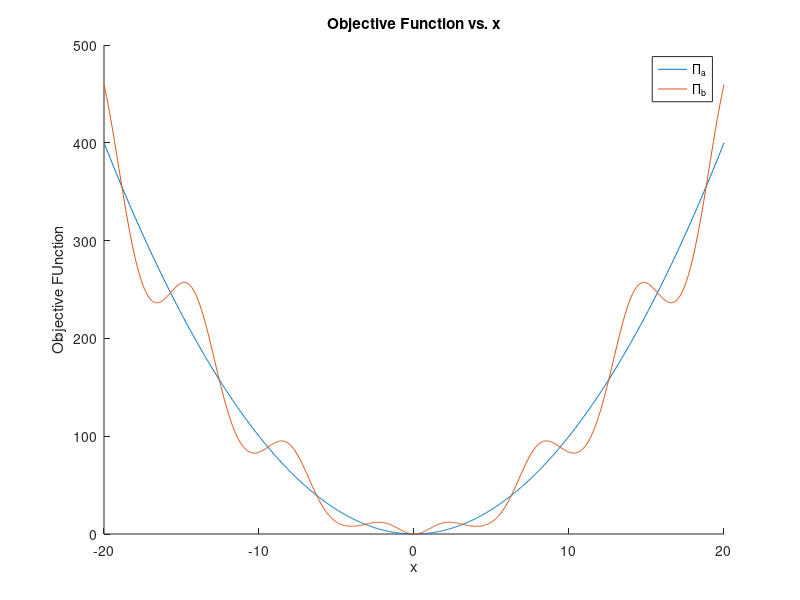

This figure's MATLAB source: (Note: this script raises an error after producing the figure.)
%% Assignment 1
% Dylan Callaway
% Fall 2019
% E150

%% Netwon's Method
%% 1
clear; clc;

x = linspace(-20, 20, 1000);
pi_a = x.^2;
pi_b = (x + (pi./2).*sin(x)).^2;

figure;
hold on
plot(x, pi_a)
plot(x, pi_b)
title('Objective Function vs. x')
xlabel('x')
ylabel('Objective FUnction')
legend('\Pi_a', '\Pi_b')
hold off

%% 2
%% 3
%% 4
%% 5
%% 6
close all
clear
clc

syms x

pi_a = x^2;
pi_b = (x + (pi/2)*sin(x))^2;

f_a = gradient(pi_a)
f_b = gradient(pi_b)
df_a = hessian(pi_a)
df_b = hessian(pi_b)

pi_a = matlabFunction(pi_a, 'Vars', x);
pi_b = matlabFunction(pi_b, 'Vars', x);
f_a = matlabFunction(f_a, 'Vars', x);
f_b = matlabFunction(f_b, 'Vars', x);
df_a = matlabFunction(df_a, 'Vars', x);
df_b = matlabFunction(df_b, 'Vars', x);

%% 7
k = [-1, 0, 1];
x0s = 2.*10.^k;
TOL = 10^-8;
maxit = 20;
sol_a = [];
sol_b = [];

subplot(2, 2, 1)
for x0 = x0s
    [sol, its, hist] = myNewton(f_a, df_a, x0, TOL, maxit);
    sol_a = [sol_a, sol];
    hold on
    plot(0:length(hist)-1,pi_a(hist))
end
title('\Pi_a vs. Iteration for x0 = [.2, 2, 20]')
xlabel('Iteration')
ylabel('\Pi_a')
legend('x0 = .2', 'x0 = 2', 'x0 = 20')
grid on
ylim([-50, pi_a(25)])
hold off

subplot(2, 2, 2)
for x0 = x0s
    [sol, its, hist] = myNewton(f_b, df_b, x0, TOL, maxit);
    sol_b = [sol_b, sol];
    hold on
    plot(0:length(hist)-1,pi_b(hist))
end
title('\Pi_b vs. Iteration for x0 = [.2, 2, 20]')
xlabel('Iteration')
ylabel('\Pi_b')
legend('x0 = .2', 'x0 = 2', 'x0 = 20')
grid on
ylim([-50, pi_b(25)])
hold off

vals = linspace(-25, 25, 1000);

subplot(2, 2, 3)
hold on
plot(vals, pi_a(vals))
plot(sol_a, pi_a(sol_a), 'ro')
plot(x0s, pi_a(x0s), 'gx')
ylim([-50, pi_a(25)])
grid on
legend('\Pi_a', 'sol', 'x0')
title("\Pi_a with Newtonian Minimums and Initial Guesses")
xlabel("x")
ylabel("\Pi_a")
hold off

subplot(2, 2, 4)
hold on
plot(vals, pi_b(vals))
plot(sol_b, pi_b(sol_b), 'ro')
plot(x0s, pi_b(x0s), 'gx')
ylim([-50, pi_b(25)])
grid on
legend('\Pi_b', 'sol', 'x0')
title("\Pi_b with Newtonian Minimums and Initial Guesses")
xlabel("x")
ylabel("\Pi_b")
hold off

% From graph 1 (Pi_a) you can see that Newton's method converged to 0
% for all x0. Graph 2 (Pi_b) shows that the solution changes depending on
% x0. This is due to there being local extrema throughout Pi_b.
% This can further be seen in graphs 3 and 4, where the solution for
% Pi_a is always 0, even as x0 moves away rom the global extrema, while Pi_b's
% solution is always the extrema nearest the initial guess. Pi_a also converges in 2
% iterations regardless of x0, while Pi_b takes 4 or 5 iterations to
% converge to the nearest local extrema.

%% 8
close all
clc

% Newton's method will find the global minimum of Pi_a for all x0.

% My intuition tells me that x0 would need to be between the zeros of H
% around the global min of Pi_b...but this does not prove to be true when I
% use myNetwon on Pi_b.

test_x0 = linspace(-2, 2, 1000);
solns = []
for x0 = test_x0
    [sol, its, hist] = myNewton(f_b, df_b, x0, TOL, maxit);
    solns = [solns, sol<10^-8 && sol>-10^-8];
end

figure
hold on
plot(test_x0, pi_b(test_x0))
plot(test_x0,solns)
title("\Pi_a vs x with x0 convrgence region")
xlabel("x")
ylabel("\Pi_a")
legend("\Pi_a", "Convergence (1=Converged to 0)")
hold off

% From this plot you can see that sol converges to zero for x0 = [-.75, .75].

% This means x would need at least 1 point in [-.75, .75]. This is
% accomplished with
ng = 32

%% 9
close all
clc

syms x y z

pi_bx = (x + (pi/2)*sin(x))^2;
pi_by = (y + (pi/2)*sin(y))^2;
pi_bz = (z + (pi/2)*sin(z))^2;

pi_b2 = pi_bx + pi_by;
pi_b3 = pi_bx + pi_by + pi_bz;


f_b2 = gradient(pi_b2, [x, y])
df_b2 = hessian(pi_b2, [x, y])
f_b3 = gradient(pi_b3, [x, y, z])
df_b3 = hessian(pi_b3, [x, y, z])

pi_b2 = matlabFunction(pi_b2, 'Vars', [x, y]);
pi_b3 = matlabFunction(pi_b3, 'Vars', [x, y, z]);
f_b2 = matlabFunction(f_b2, 'Vars', [x, y]);
df_b2 = matlabFunction(df_b2, 'Vars', [x, y]);
f_b3 = matlabFunction(f_b3, 'Vars', [x, y, z]);
df_b3 = matlabFunction(df_b3, 'Vars', [x, y, z]);

%% 10
clc

x = linspace(-20, 20, ng);
y = x; z = x;

% 1D
time_sum = 0;
run_nums = 100;
min_val = Inf;

for run = 1:run_nums
    min_val = Inf;
    tic
    for i = x
        val = pi_b(i);
        if val<min_val
            min_val = val;
        end
    end
    time_sum = toc + time_sum;
end
time_avg1 = time_sum/run_nums

% 2D
time_sum = 0;
min_val = Inf;

for run = 1:run_nums
    min_val = Inf;
    tic
    for i = x
        for j = y
            val = pi_b2(i, j);
            if val<min_val
                min_val = val;
            end
        end
    end
    time_sum = toc + time_sum;
end
time_avg2 = time_sum/run_nums

% 3D
time_sum = 0;
min_val = Inf;

for run = 1:run_nums
    min_val = Inf;
    tic
    for i = x
        for j = y
            for k = z
                val = pi_b3(i, j, k);
                if val<min_val
                    min_val = val;
                end
            end
        end
    end
    time_sum = toc + time_sum;
end
time_avg3 = time_sum/run_nums

num_vars = [1, 2, 3];
times = [time_avg1, time_avg2, time_avg3];

quad_fit = polyfit(num_vars, times, 2);

% Based on 1D, 2D, and 3D optimization, 15D optimization would take
% approximately this long:
time_avg15 = polyval(quad_fit, 15)

% Changing ng from 32 to 100 increased the 3D run time to .1505s, and the 15D run time to 13.5s.

%% Genetic Algorithm
%% 1
close all
clc

[PI, Orig, Lambda] = myGenetic(pi_b, [-20, 20], 12, 10^-6, 100, 50, 1);
subplot(1, 2, 1)
loglog(PI(:,1))
title('\Pi_b Cost vs. Iteration')
xlabel('Iteration (#)')
ylabel('\Pi_b Cost')
subplot(1, 2, 2)
parent_cost = PI(:,1:12);
avg_parent_cost = mean(parent_cost, 2);
loglog(avg_parent_cost)
title('\Pi_b Average Parent Cost vs. Iteration')
xlabel('Iteration (#)')
ylabel('\Pi_b Average Parent Cost')

%% 2
close all
clc

parents = [0, 6, 12];
GA_Times = [];
GA_Failures = [];

for parent = parents
    parent
    time_sum1 = 0;
    time_sum2 = 0;
    time_sum3 = 0;
    
    for i = 1:100
        tic;
        [PI, Orig, Lambda] = myGenetic(pi_b, [-20, 20], parent, 10^-1, 100, 50, 1);
        [sol, its, hist] = myNewton(f_b, df_b, Lambda(1,:), 10^-6, 20);
        time_sum1 = time_sum1 + toc;
        success1(i) = pi_b(sol) < 10^-6;
        
        tic;
        [PI, Orig, Lambda] = myGenetic(pi_b2, [-20, 20], parent, 10^-1, 100, 50, 2);
        [sol, its, hist] = myNewton(f_b2, df_b2, Lambda(1,:), 10^-6, 20);
        time_sum2 = time_sum2 + toc;
        func_vals = num2cell(sol);
        success2(i) = pi_b2(func_vals{:}) < 10^-6;
        
        tic;
        [PI, Orig, Lambda] = myGenetic(pi_b3, [-20, 20], parent, 10^-1, 100, 50, 3);
        [sol, its, hist] = myNewton(f_b3, df_b3, Lambda(1,:), 10^-6, 20);
        time_sum3 = time_sum3 + toc;
        func_vals = num2cell(sol);
        success3(i) = pi_b3(func_vals{:}) < 10^-6;
    end
    
    avg1 = time_sum1/100;
    avg2 = time_sum2/100;
    avg3 = time_sum3/100;
    
    GA_Times = [GA_Times; avg1, avg2, avg3]; % Rows are each number of parents, columns are pi_b, pi_b2, pi_b3
    fail1 = (100-sum(success1))/100;
    fail2 = (100-sum(success2))/100;
    fail3 = (100-sum(success3))/100;
    GA_Failures = [GA_Failures; fail1, fail2, fail3]; % Same as times
end
GA_Times
GA_Failures

%% 3
close all
clc

GA_Times_trans = mean(GA_Times, 2)';
figure
hold on
plot(GA_Times_trans)
plot(times)
title('Average GA Time and Grid Search Time vs. Number of Variables')
xlabel('Number of Variables (#)')
ylabel('Search Time (s)')
legend('GA Times', 'Grid Search Times')
hold off